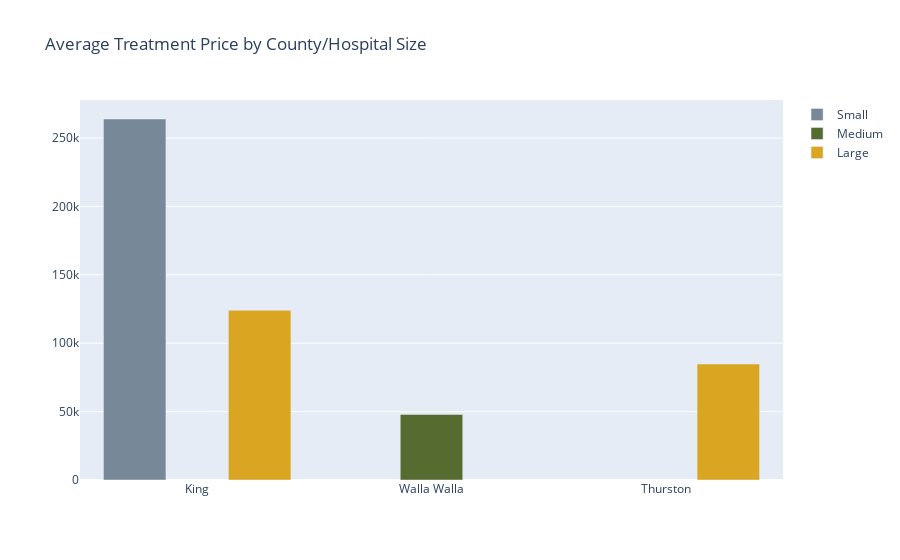

The code cell stored with this chart in its notebook:
### Markdown cell above
#### 3. Price Comparison

### Code cell
# create separate bar for each hospital size and calculate the mean of each categoty
small = go.Bar(
              x = hospital_all[hospital_all.hospital_size == 'Small']['county'].unique(),
              y = hospital_all[hospital_all.hospital_size == 'Small'].groupby(['county'])['price'].mean(),
              name = 'Small',
              marker_color = 'lightslategrey',)
medium = go.Bar(
              x = hospital_all[hospital_all.hospital_size == 'Medium']['county'].unique(),
              y = hospital_all[hospital_all.hospital_size == 'Medium'].groupby(['county'])['price'].mean(),
              name = 'Medium',
              marker_color = 'darkolivegreen')
large = go.Bar(
              x = hospital_all[hospital_all.hospital_size == 'Large']['county'].unique(),
              y = hospital_all[hospital_all.hospital_size == 'Large'].groupby(['county'])['price'].mean(),
              name = 'Large',
              marker_color = 'goldenrod')

# combine 3 bard together
fig_3 = go.Figure(data = [small, medium, large])
fig_3.update_layout(barmode = 'group',
                   title="Average Treatment Price by County/Hospital Size")
fig_3.show()

### Figure 1 — Plotly figure (JSON) as saved in the notebook; plotly's stock layout.template omitted (floating-point values rounded to 4 significant figures)
{"data": [{"marker": {"color": "lightslategrey"}, "name": "Small", "type": "bar", "x": ["King"], "y": [263900.0]}, {"marker": {"color": "darkolivegreen"}, "name": "Medium", "type": "bar", "x": ["Walla Walla"], "y": [47940.0]}, {"marker": {"color": "goldenrod"}, "name": "Large", "type": "bar", "x": ["King", "Thurston"], "y": [124100.0, 84770.0]}], "layout": {"barmode": "group", "title": {"text": "Average Treatment Price by County/Hospital Size"}}}
